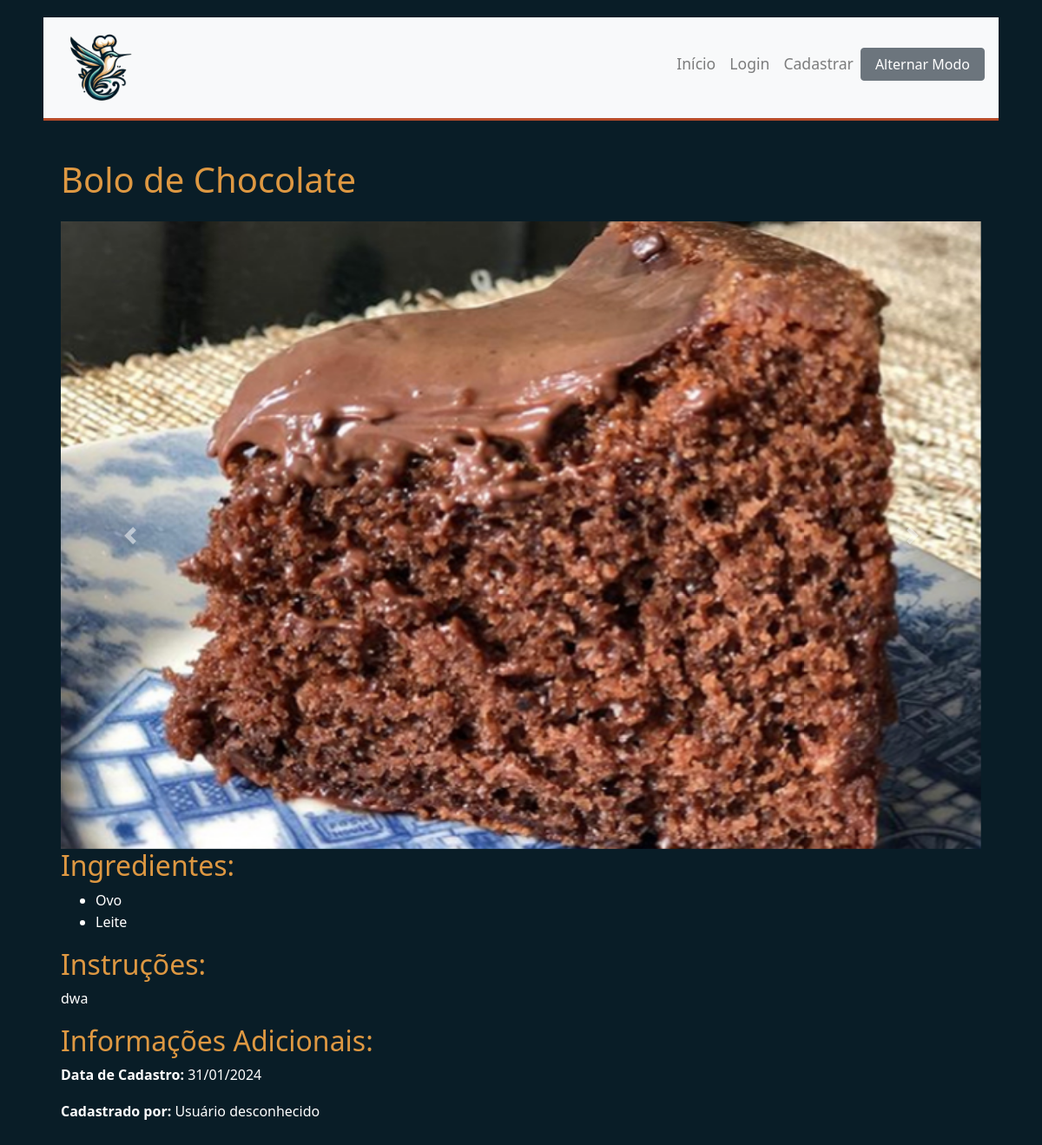
Screenshot of /receitas/23/ with the database file from the repository.
### main/models.py (models this page shows, shortened)
class Receita(models.Model):
    nome = models.CharField(max_length=200)
    ingredientes = models.ManyToManyField(Ingrediente)
    instrucoes = models.TextField()
    usuario = models.ForeignKey(User, on_delete=models.SET_NULL, null=True, blank=True)
    data_cadastro = models.DateField(auto_now_add=False, default=timezone.now)

class ImagemReceita(models.Model):
    receita = models.ForeignKey(Receita, related_name='imagens_receita', on_delete=models.CASCADE)
    imagem = models.ImageField(upload_to='receitas/')

class Ingrediente(models.Model):
    nome = models.CharField(max_length=200)

### main/views.py (the view)
# urls.py: path('receitas/<int:receita_id>/', detalhes_receita, name='detalhes_receita'),
def detalhes_receita(request, receita_id):
    receita = get_object_or_404(Receita, pk=receita_id)
    return render(request, 'main/detalhes_receita.html', {'receita': receita})

### main/templates/main/detalhes_receita.html (shortened to what this page needs)
{% extends 'main/base.html' %}
{% block content %}
    <div class="container mt-4">
        <h1 class="mb-4">{{ receita.nome }}</h1>
        {% if receita.imagens_receita.all %}
        <div id="carouselReceita" class="carousel slide" data-ride="carousel">
            <div class="carousel-inner">
                {% for imagem in receita.imagens_receita.all %}
                    {% if imagem.imagem %}
                        <div class="carousel-item {% if forloop.first %}active{% endif %}">
                            <img src="{{ imagem.imagem.url }}" class="d-block w-100" alt="{{ receita.nome }}">
                        </div>
                    {% endif %}
                {% endfor %}
            </div>
            <a class="carousel-control-prev" href="#carouselReceita" role="button" data-slide="prev">
                <span class="carousel-control-prev-icon" aria-hidden="true"></span>
            </a>
            <a class="carousel-control-next" href="#carouselReceita" role="button" data-slide="next">
                <span class="carousel-control-next-icon" aria-hidden="true"></span>
            </a>
        </div>
        {% endif %}
        <h2>Ingredientes:</h2>
        <ul>
            {% for ingrediente in receita.ingredientes.all %}
                <li>{{ ingrediente.nome }}</li>
            {% endfor %}
        </ul>
        <h2>Instruções:</h2>
        <p>{{ receita.instrucoes }}</p>
        <h2>Informações Adicionais:</h2>
        <p><strong>Data de Cadastro:</strong> {{ receita.data_cadastro|date:"d/m/Y" }}</p>
        {% if receita.usuario %}
        <p><strong>Cadastrado por:</strong> {{ receita.usuario.username }}</p>
        {% else %}
        <p><strong>Cadastrado por:</strong> Usuário desconhecido</p>
        {% endif %}
    </div>
{% endblock %}

### main/static/main/css/styles.css (style rules this page uses)
body { background-color: #091d27; color: #ffffff; font-family: 'Segoe UI', Tahoma, Geneva, Verdana, sans-serif; font-size: 1rem; line-height: 1.6; }
a { color: #409094; text-decoration: none; }
.container { padding: 20px; }
h1, h2, h3, h4, h5, h6 { color: #de9842; line-height: 1.2; }

### rows the page displays
Receita: nome "Bolo de Chocolate", instrucoes "dwa", data_cadastro "31/01/2024"
ImagemReceita: imagem (picture)
Ingrediente: nome "Ovo"
Ingrediente: nome "Leite"
